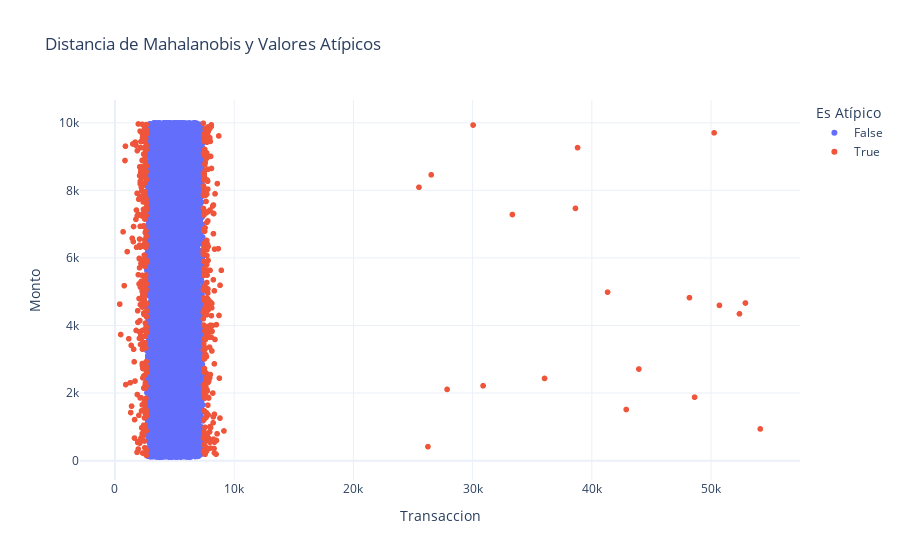

Notebook code cell kept with this figure:
### Code cell
import numpy as np
import pandas as pd
from scipy.stats import chi2
import plotly.express as px
from scipy.stats import norm

url= os.path.join(os.getcwd(), "data", "base_transacciones_actualizada.xlsx")
data = pd.read_excel(url, sheet_name="Sheet 1")
data=data[['Transaccion','Monto','Duración (minutos)']]

mean = data.mean().values  # Vector de medias
cov_matrix = np.cov(data.values, rowvar=False)  # Matriz de covarianza
inv_cov_matrix = np.linalg.inv(cov_matrix)  # Matriz inversa de covarianza
def manual_mahalanobis(row, mean, inv_cov_matrix):
    diff = row - mean  # Diferencia entre el punto y la media
    dist_squared = np.dot(np.dot(diff.T, inv_cov_matrix), diff)  # (x-µ)^T Σ^-1 (x-µ)
    return np.sqrt(dist_squared)  # Raíz cuadrada para obtener la distancia
data['Mahalanobis'] = data.apply(lambda row: manual_mahalanobis(row.values, mean, inv_cov_matrix), axis=1)

# Calcular la media y la desviación estándar
mean_transaccion = data['Transaccion'].mean()
std_transaccion = data['Transaccion'].std()
#outliers_transaccion = data[
#    (data['Transaccion'] > mean_transaccion + 3 * std_transaccion) |
#    (data['Transaccion'] < mean_transaccion - 3 * std_transaccion)
#]
#data['Outlier'] = (
#    (data['Transaccion'] > mean_transaccion + 3 * std_transaccion) |
#    (data['Transaccion'] < mean_transaccion - 3 * std_transaccion)
#)


data['Confiabilidad'] = np.abs(data['Transaccion'] - mean_transaccion) / std_transaccion
data['p-valor'] = 2 * (1 - norm.cdf(data['Confiabilidad']))
data['Outlier'] = data['p-valor'] < 0.10


#p_value = 0.95
#chi2_critical = chi2.ppf(p_value, df=data.shape[1])  # Grados de libertad = número de columnas
#data['Outlier'] = data['Mahalanobis'] > np.sqrt(chi2_critical)




print(data)
fig = px.scatter(
    data,
    x='Transaccion',
    y='Monto',
    color='Outlier',
    title='Distancia de Mahalanobis y Valores Atípicos',
    labels={'Outlier': 'Es Atípico'},
    template='plotly_white'
)
fig.show()

### Figure 1 — Plotly figure (JSON) as saved in the notebook; plotly's stock layout.template omitted (floating-point values rounded to 4 significant figures; data arrays with more than 128 entries replaced by an {"elided": "..."} marker saying what was removed)
{"data": [{"hovertemplate": "Es Atípico=False<br>Transaccion=%{x}<br>Monto=%{y}<extra></extra>", "legendgroup": "False", "marker": {"color": "#636efa", "symbol": "circle"}, "mode": "markers", "name": "False", "showlegend": true, "type": "scattergl", "x": {"elided": "24482 float values"}, "xaxis": "x", "y": {"elided": "24482 int values"}, "yaxis": "y"}, {"hovertemplate": "Es Atípico=True<br>Transaccion=%{x}<br>Monto=%{y}<extra></extra>", "legendgroup": "True", "marker": {"color": "#EF553B", "symbol": "circle"}, "mode": "markers", "name": "True", "showlegend": true, "type": "scattergl", "x": {"elided": "518 float values"}, "xaxis": "x", "y": {"elided": "518 int values"}, "yaxis": "y"}], "layout": {"legend": {"title": {"text": "Es Atípico"}, "tracegroupgap": 0}, "title": {"text": "Distancia de Mahalanobis y Valores Atípicos"}, "xaxis": {"anchor": "y", "domain": [0, 1], "title": {"text": "Transaccion"}}, "yaxis": {"anchor": "x", "domain": [0, 1], "title": {"text": "Monto"}}}}
